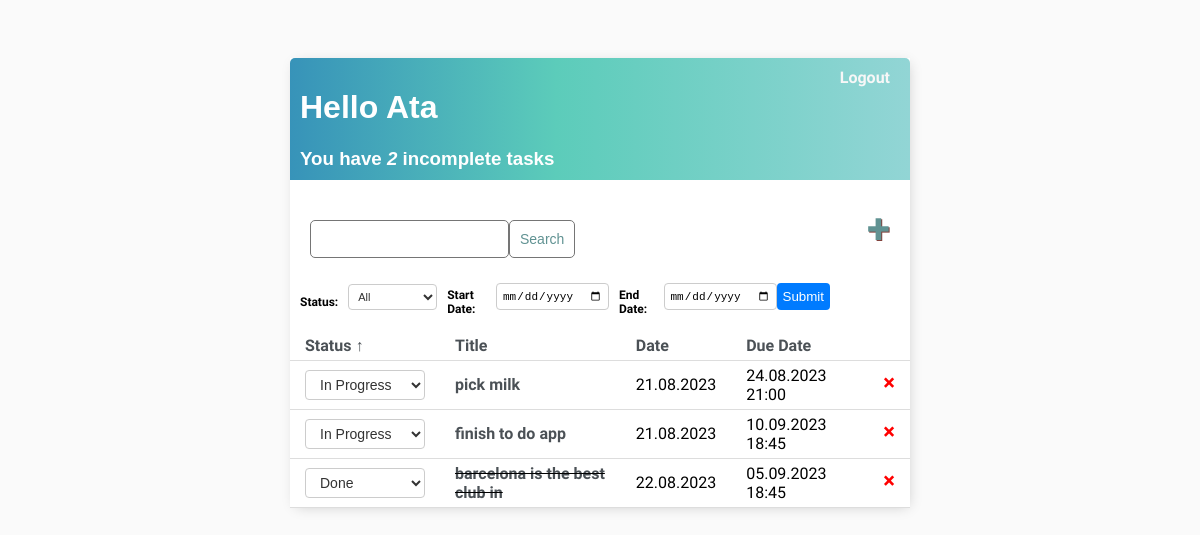
The app's page / (signed in) with its own data.
### base/models.py (models this page shows)
class Task(models.Model):
    user = models.ForeignKey(User, on_delete=models.CASCADE, null=True, blank=True)
    title = models.CharField(max_length=30)
    description = models.TextField(null=True, blank=True)
    complete = models.BooleanField(default=False)
    created = models.DateTimeField(auto_now_add=True)
    due_date = models.DateTimeField(null=True, blank=True)
    def __str__(self):
        return self.title
    class Meta:
        ordering = ['complete']

### base/views.py (the view)
# urls.py: path('', TaskList.as_view(), name='tasks'),
class TaskList(LoginRequiredMixin, ListView):
    model = Task
    context_object_name = 'tasks'
    def get_context_data(self, *, object_list=None, **kwargs):
        context = super().get_context_data(**kwargs)
        context['tasks'] = context['tasks'].filter(user=self.request.user)
        context['count'] = context['tasks'].filter(complete=False).count()
        sort_by = self.request.GET.get('sort_by', 'complete')
        sort_order = self.request.GET.get('sort_order', 'asc')
        next_sort_order = 'desc' if sort_order == 'asc' else 'asc'
        context['sort_by'] = sort_by
        context['sort_order'] = sort_order
        context['next_sort_order'] = next_sort_order
        search_input = self.request.GET.get('search-area') or ''
        if search_input:
            context['tasks'] = context['tasks'].filter(title__startswith=search_input)
        context['search_input'] = search_input
        return context
    def get_queryset(self):
        queryset = super().get_queryset()
        sort_by = self.request.GET.get('sort_by', 'complete')
        sort_order = self.request.GET.get('sort_order', 'asc')
        status_filter = self.request.GET.get('status', '')
        search_input = self.request.GET.get('search-area', '')
        if status_filter:
            queryset = queryset.filter(complete=(status_filter == 'done'))
        if search_input:
            queryset = queryset.filter(title__icontains=search_input)
        if sort_by == 'title':
            queryset = queryset.order_by('title' if sort_order == 'asc' else '-title')
        elif sort_by == 'created':
            queryset = queryset.order_by('created' if sort_order == 'asc' else '-created')
        elif sort_by == 'complete':
            queryset = queryset.order_by('complete' if sort_order == 'asc' else '-complete')
        else:
            queryset = queryset.order_by('due_date' if sort_order == 'asc' else '-due_date')
        start_date = self.request.GET.get('start_date')
        end_date = self.request.GET.get('end_date')
        if start_date and end_date:
            start_date = datetime.strptime(start_date, "%Y-%m-%d")
            end_date = datetime.strptime(end_date, "%Y-%m-%d")
            queryset = queryset.filter(created__range=[start_date, end_date])
        return queryset

### base/templates/base/task_list.html (shortened to what this page needs)
{% extends 'base/main.html' %}
{% block content %}
<div class="header-bar">
    <div>
        <h1>Hello {{request.user|title}}</h1>
        <h3 style="margin:0">
            You have <i>{{count}}</i> incomplete task{{ count|pluralize:"s" }}
        </h3>
    </div>
    {% if request.user.is_authenticated %}
    <a href="{% url 'logout' %}">Logout</a>
    {% else %}
    <a href="{% url 'login' %}">Login</a>
    {% endif %}
</div>
<div id="search-add-wrapper">
    <form action="" method="GET" style="margin-top:20px; display:flex;">
    <input type="text" name="search-area" value="{{search_input}}">
    <input class="button" type="submit" value="Search">
    </form>
    <a id="add-link" href="{% url 'task-create' %}">&#x2b;</a>
</div>
<div id="filter-bar">
    <form method="get">
        <label for="status-filter">Status:</label>
        <select id="status-filter" name="status">
            <option value="">All</option>
        </select>
        <label for="start-date-filter">Start Date:</label>
        <input type="date" id="start-date-filter" name="start_date" value="{{ request.GET.start_date }}">
        <label for="end-date-filter">End Date:</label>
        <input type="date" id="end-date-filter" name="end_date" value="{{ request.GET.end_date }}">
        <button type="submit">Submit</button>
    </form>
</div>
<table class="task-table">
    <thead>
        <tr>
             <th>
                <a href="{% url 'tasks' %}?sort_by=complete&sort_order={{ next_sort_order }}">
                    Status{% if sort_by == 'complete' %} {% if sort_order == 'asc' %}&uarr;{% else %}&darr;{% endif %}{% endif %}
                </a>
            </th>
            <th>
                <a href="{% url 'tasks' %}?sort_by=title&sort_order={{ next_sort_order }}">
                    Title{% if sort_by == 'title' %} {% if sort_order == 'asc' %}&uarr;{% else %}&darr;{% endif %}{% endif %}
                </a>
            </th>
            <th>
                <a href="{% url 'tasks' %}?sort_by=created&sort_order={{ next_sort_order }}">
                    Date{% if sort_by == 'created' %} {% if sort_order == 'asc' %}&uarr;{% else %}&darr;{% endif %}{% endif %}
                </a>
            </th>
            <th>
                <a href="{% url 'tasks' %}?sort_by=due_date&sort_order={{ next_sort_order }}">
                    Due Date{% if sort_by == 'due_date' %} {% if sort_order == 'asc' %}&uarr;{% else %}&darr;{% endif %}{% endif %}
                </a>
            </th>
            <th></th>
        </tr>
    </thead>
    <tbody>
        {% for task in tasks %}
            <tr>
                <td>
                    <form method="post" action="{% url 'task-status-update' %}">
                        <select name="status" onchange="this.form.submit()">
                            <option value="in-progress" {% if not task.complete %}selected{% endif %} class="in-progress">In Progress</option>
                            <option value="done" {% if task.complete %}selected{% endif %} class="done">Done</option>
                        </select>
                    </form>
                </td>
                <td>
                    {% if task.complete %}
                        <s><a href="{% url 'task-update' task.id %}">{{task}}</a></s>
                    {% else %}
                        <a href="{% url 'task-update' task.id %}">{{task}}</a>
                    {% endif %}
                </td>
                <td>
                    {{ task.created|date:"d.m.Y" }}
                </td>
                <td>{{ task.due_date|date:"d.m.Y H:i" }}</td>
                <td>
                    <a class="delete-link" href="{% url 'task-delete' task.id %}">&#215;</a>
                </td>
            </tr>
        {% empty %}
            <tr>
                <td colspan="3">No items in the list</td>
            </tr>
        {% endfor %}
    </tbody>
</table>
{% endblock content %}

### base/templates/base/main.html (style rules this page uses)
body { background-color: #FAFAFA; font-family: 'Nunito Sans', sans-serif; padding-top: 50px }
h1,h2,h3,h4,h5,h6 { font-family: 'Raleway', sans-serif; }
a, p { color: #4b5156; }
a { font-weight: 600; }
.header-bar { display: flex; justify-content: space-between; color: #fff; padding: 10px; border-radius: 5px 5px 0 0; background: linear-gradient(90deg, #3793b9 0%, #5cccba 43%, #92d5d5 100%); }
.header-bar a { color: rgb(247, 247, 247); text-decoration: none; margin-right: 10px; }
.delete-link { text-decoration: none; font-weight: 900; color: #cf4949; font-size: 22px; line-height: 0; padding: 20px 0px; }
#add-link { color: #609292; text-decoration: none; font-size: 42px; text-shadow: 1px 1px #81413b; margin-right: 0px; }
#search-add-wrapper { display: flex; justify-content: space-between; align-items: center; padding: 20px; }
.button { border: 1px solid #757575; background-color: #FFF; color: #609292; padding: 10px; font-size: 14px; border-radius: 5px; cursor: pointer; text-decoration: none; }
input[type=text], input[type=password], textarea { border: 1px solid #757575; border-radius: 5px; padding: 10px; width: 90%; }
label { padding-top: 10px !important; display: block; }

### base/templates/base/task_list.html (style rules this page uses)
.task-table { width: 100%; border-collapse: collapse; }
.task-table th, .task-table td { padding: 5px 15px; text-align: left; border-bottom: 1px solid #ddd; }
.task-table th a { text-decoration: none; }
.task-table td a { text-decoration: none; }
.delete-link { color: #ff0000; text-decoration: none; }
select[name="status"] { padding: 5px 10px; font-size: 14px; border: 1px solid #ccc; border-radius: 4px; background-color: #fff; color: #333; width: 120px; }
select[name="status"] option { font-size: 14px; }
#filter-bar { display: flex; justify-content: space-between; align-items: center; margin-bottom: 15px; }
#filter-bar form { display: flex; align-items: center; max-width: 540px; width: 100%; }
#filter-bar label { margin: 0 10px; font-weight: bold; font-size: 12px; }
#filter-bar select, #filter-bar input[type="date"] { padding: 5px; font-size: 11px; border: 1px solid #ccc; border-radius: 4px; }
#filter-bar select { width: 120px; }
#filter-bar input[type="date"] { width: 150px; }
#filter-bar button { background-color: #007bff; color: white; border: none; border-radius: 4px; cursor: pointer; height: 27px; }

### records on screen
Task: status "In Progress", title "pick milk", created "21.08.2023", due_date "24.08.2023 21:00"
Task: status "In Progress", title "finish to do app", created "21.08.2023", due_date "10.09.2023 18:45"
Task: status "Done", title "barcelona is the best club in", created "22.08.2023", due_date "05.09.2023 18:45"

### other values on screen
{{ request.user|title }} "Ata"
{{ count }} "2"
